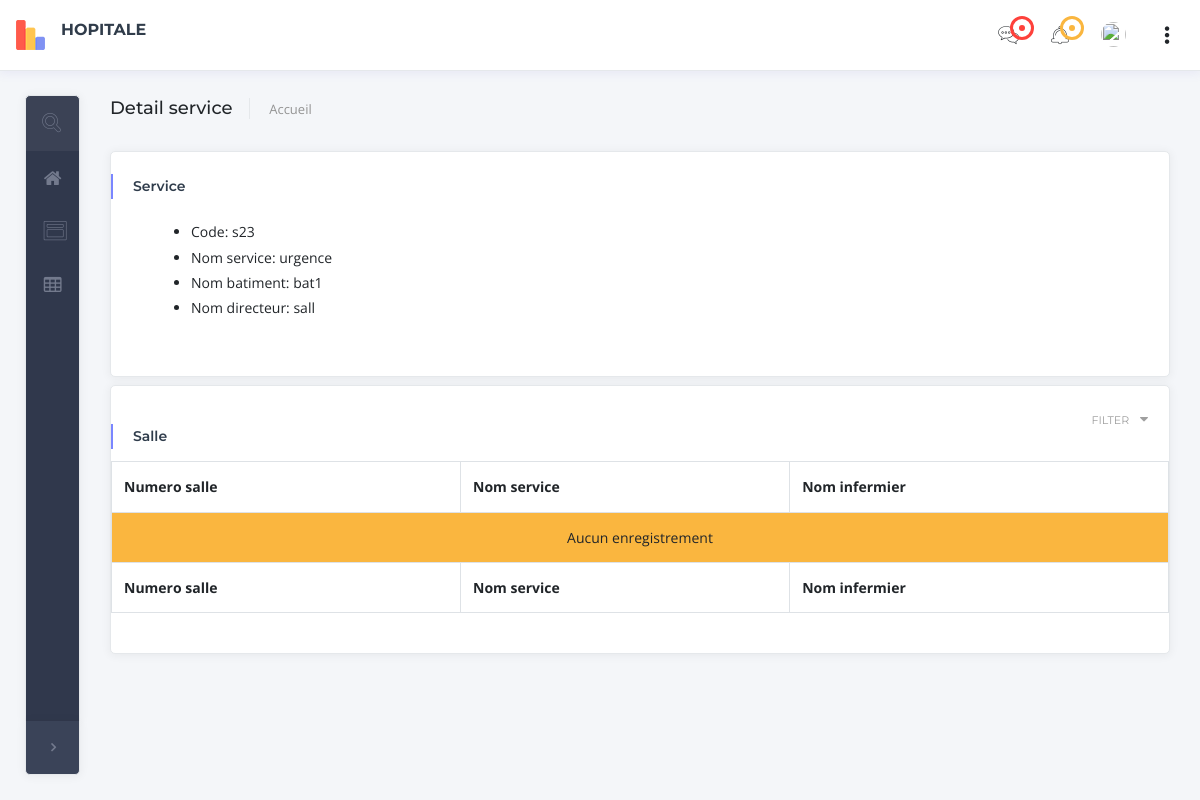
Before: /detail_service/1/detail/ with the older database file.
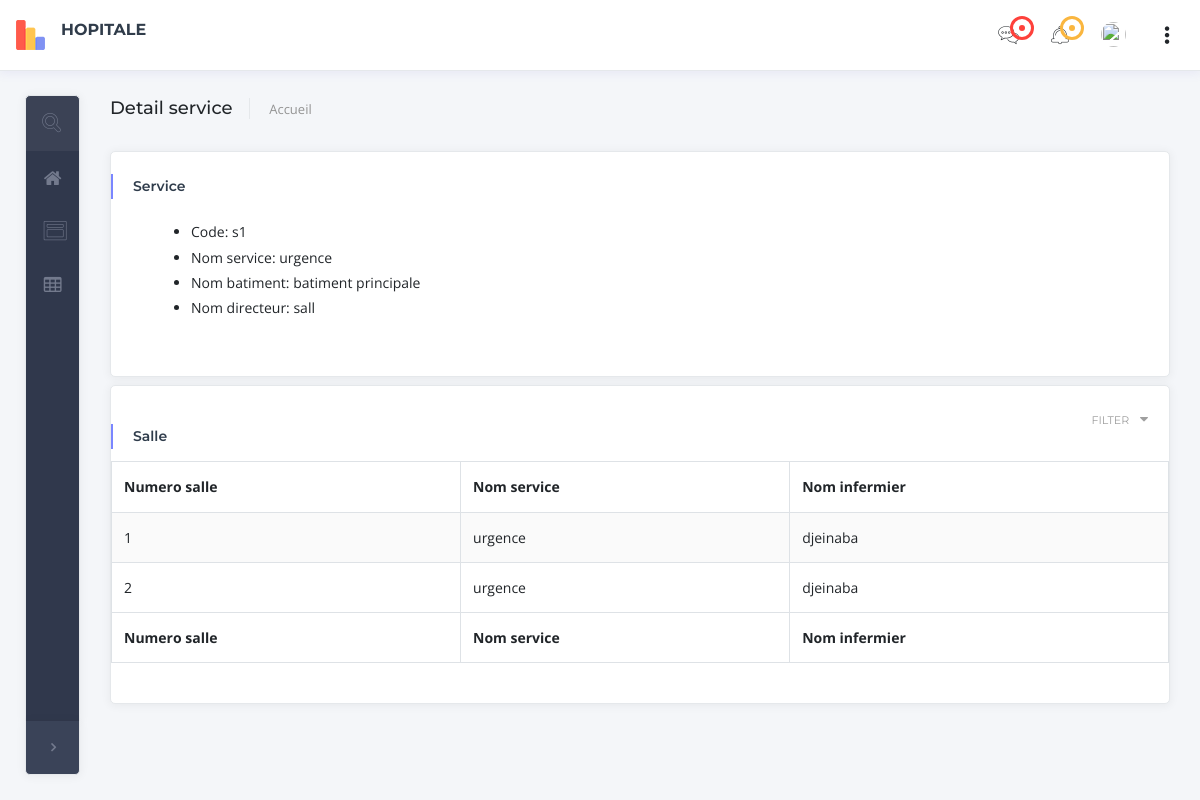
After: the same page with the newer database file.
### personne/models.py (models this page shows, shortened)
class Service(models.Model):
    code = models.CharField(max_length=20, verbose_name="Code")
    nom_service = models.CharField(max_length=20)
    batiment = models.CharField(max_length=20)
    directeur = models.ForeignKey(Docteur, on_delete=models.CASCADE, related_name='directeur_service')
    def __str__(self):
        return '%s' % (self.nom_service)

class Personne(models.Model):
    num = models.IntegerField()
    nom = models.CharField(max_length=50)
    prenom = models.CharField(max_length=50)
    tel = models.IntegerField()
    adresse = models.CharField(max_length=50)
    def __str__(self):
        return '%s' %(self.nom)

class Salle(models.Model):
    numero_salle= models.IntegerField()
    nom_service = models.ForeignKey(Service, on_delete=models.CASCADE, related_name='salle_service')
    nom_infermier = models.ForeignKey(Infermier, on_delete=models.CASCADE, related_name='salle_infermier')

### personne/views.py (the view)
# urls.py: path('detail_service/<int:service_id>/detail/', views.ServiceDetail, name='detail_service'),
def ServiceDetail(request, service_id):
    detail_service= get_object_or_404(Service, pk=service_id)
    salles=Salle.objects.filter(nom_service=service_id)
    context = {
        'title': 'detail service',
        'detail_service': detail_service,
        'salles':salles,
    }
    return render(request, 'detail_service.html', context)

### personne/templates/detail_service.html (shortened to what the changed rows need)
{% extends 'base.html'%}
{% block content %}
{% load crispy_forms_tags %}
    <div class="content-wrapper">
        <div class="container-fluid">
            <div class="row">
                <div class="col-xl-12">
                    <div class="card card-shadow mb-2">
                        <div class="card-header border-0">
                        <div class="card-body">
                            <div class="row">
                                <div class="col-md-6 mb-2">
                                       <ul>
                                             <li> Code: {{detail_service.code}}  </li>
                                              <li> Nom service: {{detail_service.nom_service}}  </li>
                                             <li>Nom batiment: {{detail_service.batiment}}  </li>
                                             <li> Nom directeur: {{detail_service.directeur }}   </li>
                                       </ul>
                            </div>
                        </div>
                    </div>
                </div>
            </div>
                     <div class="card card-shadow mb-4">
                        <div class="card-body- pt-3 pb-4">
                            <div class="table-responsive">
                                <table id="data_table" class="table table-bordered table-striped" cellspacing="0">
                                <thead>
                                    <tr>
                                        <th>Numero salle </th>
                                        <th>Nom service</th>
                                        <th>Nom infermier</th>
                                    </tr>
                                    </thead>
                                    <tfoot>
                                    <tr>
                                          <th>Numero salle </th>
                                        <th>Nom service</th>
                                        <th>Nom infermier</th>
                                    </tr>
                                    </tfoot>
                                    <tbody>
                                    {% for  list in salles  %}
                                    <tr>
                                        <td>{{ list.numero_salle }}</td>
                                        <td>{{ list.nom_service }}</td>
                                        <td>{{ list.nom_infermier }}</td>
                                    </tr>
                                  {% empty %}
                                      <tr>
                                        <td colspan="7" class="text-center bg-warning "> Aucun enregistrement</td>
                                    </tr>
                                 {% endfor %}
                                    </tbody>
                                </table>
                            </div>
                        </div>
                    </div>
        </div>
    </div>
        </div>
    </div>
{% endblock  %}

Changed rows visible on the page:
changed Service "urgence": code "s23" → "s1"; batiment "bat1" → "batiment principale"
added Salle: numero_salle "1", nom_service "urgence", nom_infermier "djeinaba"
added Salle: numero_salle "2", nom_service "urgence", nom_infermier "djeinaba"
Other visible differences:
text no longer shown: "Aucun enregistrement"
